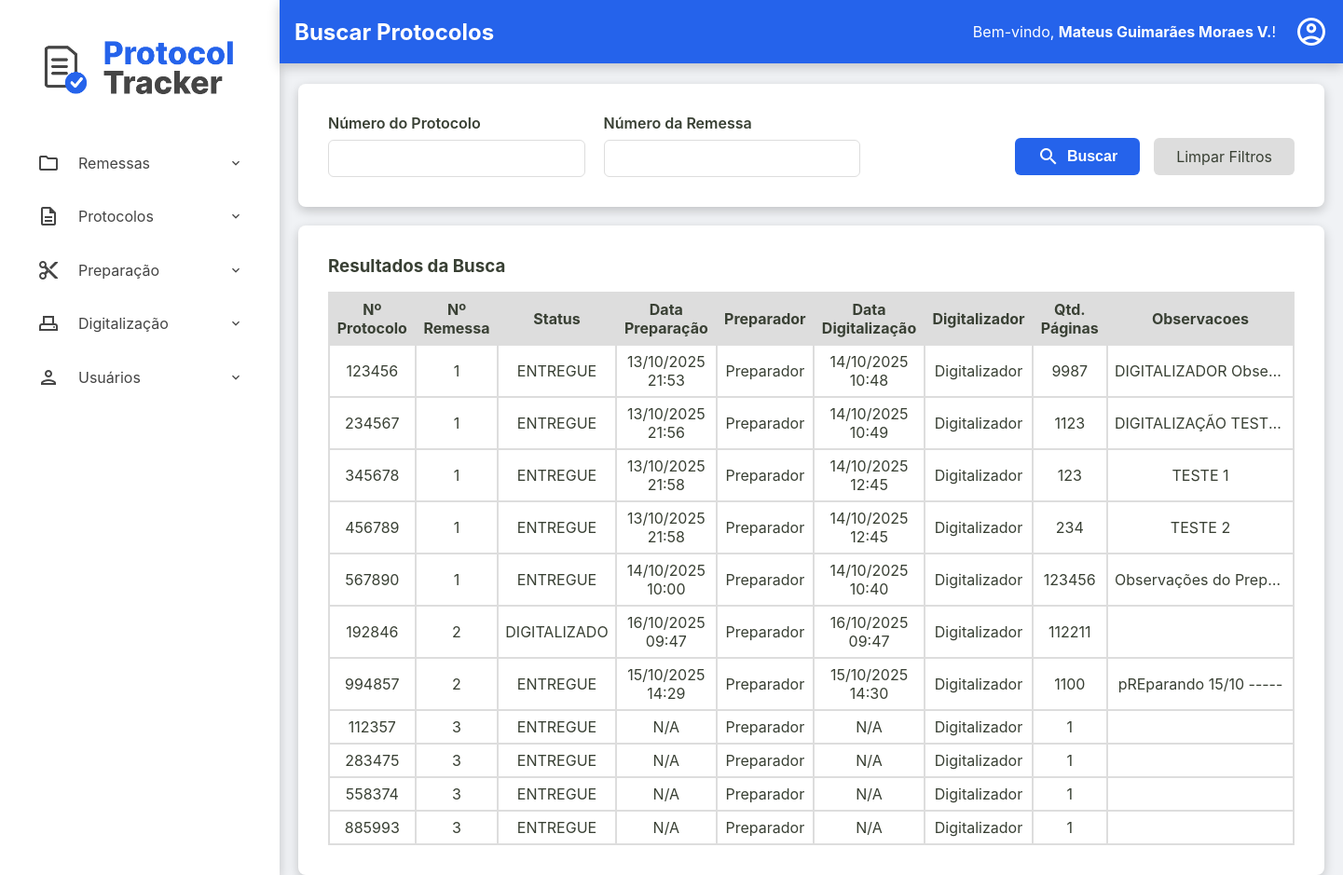
Page /admin/protocolos/buscar-protocolos (signed in) on the earlier database version.
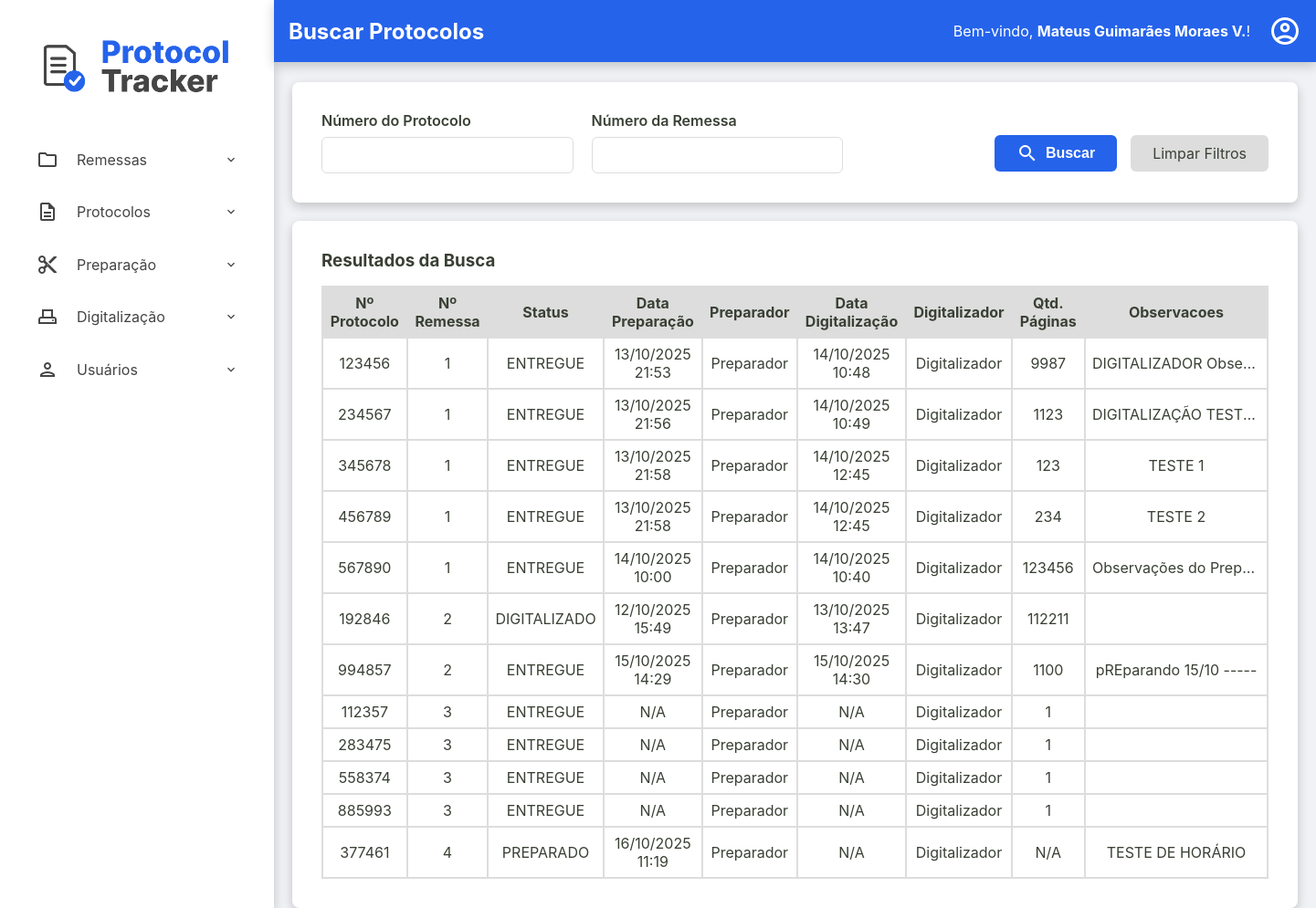
Same page on the later database version.
### tables this page shows
CREATE TABLE usuarios (
    id INTEGER PRIMARY KEY AUTOINCREMENT,
    nome TEXT NOT NULL,
    email TEXT NOT NULL UNIQUE,
    cpf TEXT NOT NULL UNIQUE,
    hash_senha TEXT NOT NULL,
    permissao TEXT NOT NULL,
    data_criacao TEXT NOT NULL DEFAULT CURRENT_TIMESTAMP,
    status INTEGER NOT NULL DEFAULT 1
  );

CREATE TABLE protocolos (
    id TEXT PRIMARY KEY,
    id_remessa TEXT NOT NULL,
    numero_protocolo TEXT NOT NULL UNIQUE,
    data_preparacao TEXT NULL,
    id_preparador INTEGER NULL,
    data_digitalizacao TEXT NULL,
    id_digitalizador INTEGER NULL,
    status TEXT NOT NULL DEFAULT 'RECEBIDO',
    quantidade_paginas INTEGER NULL CHECK (quantidade_paginas >= 0),
    observacoes TEXT NULL,
    FOREIGN KEY (id_remessa) REFERENCES remessas (id),
    FOREIGN KEY (id_preparador) REFERENCES usuarios (id),
    FOREIGN KEY (id_digitalizador) REFERENCES usuarios (id)
  );

CREATE TABLE remessas (
    numero_remessa INTEGER PRIMARY KEY, -- SQLite vai gerenciar o autoincremento aqui
    id TEXT NOT NULL UNIQUE, -- Seu ID de texto continua sendo obrigatório e único
    data_recebimento TEXT NOT NULL,
    data_entrega TEXT NULL,
    status TEXT NOT NULL DEFAULT 'RECEBIDO',
    quantidade_protocolos INTEGER NULL CHECK (quantidade_protocolos >= 0),
    id_administrador INTEGER NOT NULL,
    observacoes TEXT NULL,
    FOREIGN KEY (id_administrador) REFERENCES usuarios (id)
  );

### src/Controller/ProtocoloController.php (called while the page is built, shortened)
<?php
class ProtocoloController
{
    private ?Usuario $usuario_logado = null;
    public function __construct(
        private ProtocoloRepository $protocoloRepository,
        private ProtocoloService $protocoloService,
        private UsuarioRepository $usuarioRepository,
        private RemessaRepository $remessaRepository,
        private DashboardService $dashboardService
    ) {
        $id_usuario = $_SESSION['usuario_logado_id'] ?? null;
        if ($id_usuario) {
            $this->usuario_logado = $this->usuarioRepository->findById($id_usuario);
        }
    }
    public function buscarProtocolos()
    {
        try {
            $titulo_da_pagina = "Buscar Protocolos";
            $usuario_logado = $this->usuario_logado;
            $numero_protocolo = $_GET['numero_protocolo'] ?? null;
            $numero_remessa = $_GET['numero_remessa'] ?? null;
            $listaDePreparadores = $this->usuarioRepository->allByPermissao('preparador');
            $listaDeDigitalizadores = $this->usuarioRepository->allByPermissao('digitalizador');
            $listaProtocolos = $this->protocoloRepository->search($numero_protocolo, $numero_remessa);
            require __DIR__ . '/../../templates/admin/buscar-protocolos.php';
        } catch (Exception $e) {
            $this->home($e->getMessage());
        }
    }
}

### src/Repository/UsuarioRepository.php (called while the page is built, shortened)
<?php
class UsuarioRepository implements UsuarioRepositoryInterface
{
    private PDO $connection;
    public function __construct(PDO $connection)
    {
        $this->connection = $connection;
    }
    public function allByPermissao(string $permissao): array
    {
        $sqlQuery = "SELECT * FROM usuarios WHERE permissao = :permissao";
        $stmt = $this->connection->prepare($sqlQuery);
        $stmt->bindValue(':permissao', $permissao);
        $stmt->execute();
        return $this->hidrataLista($stmt);
    }
    public function findById(int $id): ?Usuario
    {
        $sqlQuery = "SELECT * FROM usuarios WHERE id = :id;";
        $stmt = $this->connection->prepare($sqlQuery);
        $stmt->bindValue(':id', $id);
        $stmt->execute();
        $dadosUsuario = $stmt->fetch();
        return Usuario::fromArray($dadosUsuario);
    }
    private function hidrataLista(PDOStatement $stmt): array
    {
        $listaDeUsuarios = [];
        while($dadosUsuario = $stmt->fetch()){
            $listaDeUsuarios[] = Usuario::fromArray($dadosUsuario);
        }
        return $listaDeUsuarios;
    }
}

### src/Model/Usuario.php (called while the page is built, shortened)
<?php
class Usuario {
    public function getNome(): string { return $this->nome; }
    public static function fromArray(array $array): self
    {
        try {
            $data_criacao = isset($array['data_criacao']) ? new DateTimeImmutable($array['data_criacao']) : null;
        } catch (Exception $e) {
            throw new Exception("Falha ao criar data");
        }
        return new self(
            (int) $array['id'],
            $array['nome'],
            $array['email'],
            $array['cpf'],
            $array['hash_senha'],
            $array['permissao'],
            $data_criacao,
            (bool) $array['status']
        );
    }
}

### src/Controller/Admin/RemessaController.php (called while the page is built, shortened)
<?php
class RemessaController
{
    public function __construct(
        private RemessaRepository $remessaRepository,
        private RemessaService $remessaService,
        private ProtocoloRepository $protocoloRepository,
        private ProtocoloService $protocoloService,
        private UsuarioRepository $usuarioRepository,
        private DashboardService $dashboardService,
        private UsuarioService $usuarioService
    ) {
        $id_usuario = $_SESSION['usuario_logado_id'] ?? null;
        if ($id_usuario) {
            $this->usuario_logado = $this->usuarioRepository->findById($id_usuario);
        }
    }
}

### src/Repository/ProtocoloRepository.php (called while the page is built, shortened)
<?php
class ProtocoloRepository implements ProtocoloRepositoryInterface
{
    private PDO $connection;
    public function __construct(PDO $connection)
    {
        $this->connection = $connection;
    }
    public function search(?string $numero_protocolo = null, ?string $numero_remessa = null): array
    {
        $parametros = [];
        $sqlQuery = "SELECT
        p.numero_protocolo AS numero_protocolo,
        r.numero_remessa AS numero_remessa,
        p.status AS status_protocolo,
        p.data_preparacao AS data_preparacao,
        p.id_preparador AS id_preparador,
        p.data_digitalizacao AS data_digitalizacao,
        p.id_digitalizador AS id_digitalizador,
        p.quantidade_paginas AS quantidade_paginas,
        p.observacoes AS observacoes
        FROM protocolos as p
        JOIN remessas as r
        ON p.id_remessa = r.id";
        $sqlQuery .= ' ORDER BY r.numero_remessa, p.numero_protocolo;';
        $stmt = $this->connection->prepare($sqlQuery);
        $stmt->execute($parametros);
        return $stmt->fetchAll();
    }
}

### templates/admin/buscar-protocolos.php (the view)
<?php require __DIR__ . '/../components/_header.php'; ?>
<div class="container-principal-busca">
    <div class="form-container busca-form-container">
        <form action="/admin/protocolos/buscar-protocolos" method="get" class="busca-form">
            <div class="form-row">
                <div class="form-group">
                    <label for="numero_protocolo">Número do Protocolo</label>
                    <input type="text" id="numero_protocolo" name="numero_protocolo" value="<?= htmlspecialchars($_GET['numero_protocolo'] ?? '') ?>">
                </div>
                <div class="form-group">
                    <label for="numero_remessa">Número da Remessa</label>
                    <input type="text" id="numero_remessa" name="numero_remessa" value="<?= htmlspecialchars($_GET['numero_remessa'] ?? '') ?>">
                </div>
            </div>
            <div class="form-actions">
                <button type="submit" class="btn-buscar">
                    <span class="material-icons-outlined">search</span> Buscar
                </button>
                <a href="/admin/protocolos/buscar-protocolos" class="btn-limpar">Limpar Filtros</a>
            </div>
        </form>
    </div>
    <div class="listagem-container">
        <h3>Resultados da Busca</h3>
        <table class="protocolos-table datatable-js" id="tabela-protocolos">
            <thead>
                <tr>
                    <th>Nº Protocolo</th>
                    <th>Nº Remessa</th>
                    <th>Status</th>
                    <th>Data Preparação</th>
                    <th>Preparador</th>
                    <th>Data Digitalização</th>
                    <th>Digitalizador</th>
                    <th>Qtd. Páginas</th>
                    <th>Observacoes</th>
                </tr>
            </thead>
            <tbody>
                <?php
                    $fusoHorarioLocal = new DateTimeZone('America/Campo_Grande');
                ?>
                <?php foreach ($listaProtocolos as $protocolo): ?>
                    <tr>
                        <td><?= htmlspecialchars($protocolo['numero_protocolo']) ?></td>
                        <td><?= htmlspecialchars($protocolo['numero_remessa']) ?></td>
                        <td><?= htmlspecialchars($protocolo['status_protocolo']) ?></td>
                        <td><?= $protocolo['data_preparacao'] ? (new DateTimeImmutable($protocolo['data_preparacao']))->setTimezone($fusoHorarioLocal)->format('d/m/Y H:i') : 'N/A' ?></td>
                        <td>
                            <?php
                                foreach ($listaDePreparadores as $preparador) {
                                    if($preparador->getId() == $protocolo['id_preparador']){
                                        $nomePreparador = $preparador->getNome();
                                        break;
                                    }
                                }
                                echo htmlspecialchars($nomePreparador ?? 'N/A');
                            ?>
                        </td>
                        <td><?= $protocolo['data_digitalizacao'] ? (new DateTimeImmutable($protocolo['data_digitalizacao']))->setTimezone($fusoHorarioLocal)->format('d/m/Y H:i') : 'N/A' ?></td>
                        <td>
                            <?php
                                foreach ($listaDeDigitalizadores as $digitalizador) {
                                    if($digitalizador->getId() === $protocolo['id_digitalizador']){
                                        $nomeDigitalizador = $digitalizador->getNome();
                                        break;
                                    }
                                }
                                echo htmlspecialchars($nomeDigitalizador ?? 'N/A');
                            ?>
                        </td>
                        <td><?= htmlspecialchars($protocolo['quantidade_paginas'] ?? 'N/A') ?></td>
                        <td class="coluna-observacoes" title="<?= htmlspecialchars($protocolo['observacoes'] ?? '') ?>"><?= htmlspecialchars($protocolo['observacoes']) ?? '' ?></td>
                    </tr>
                <?php endforeach; ?>
            </tbody>
        </table>
    </div>
</div>
<?php require __DIR__ . '/../components/_footer.php'; ?>

### public/index.php (shortened to what this page needs)
<?php
try {
    $connection = ConnectionCreatorSqlite::createConnectionSqlite();
    $protocoloRepository = new ProtocoloRepository($connection);
    $remessaRepository = new RemessaRepository($connection);
    $usuarioRepository = new UsuarioRepository($connection);
    $dashboardService = new DashboardService($protocoloRepository, $remessaRepository);
    $protocoloService = new ProtocoloService($protocoloRepository, $remessaRepository, $usuarioRepository);
    $remessaService = new RemessaService($remessaRepository, $usuarioRepository, $protocoloRepository);
    $usuarioService = new UsuarioService($usuarioRepository);
    $remessaController = new RemessaController($remessaRepository, $remessaService, $protocoloRepository, $protocoloService, $usuarioRepository, $dashboardService, $usuarioService);
    $protocoloController = new ProtocoloController($protocoloRepository, $protocoloService, $usuarioRepository, $remessaRepository, $dashboardService);
    $url = $_SERVER['REQUEST_URI'];
    $url = parse_url($url, PHP_URL_PATH);
    $method = $_SERVER['REQUEST_METHOD'];
    switch ($url) {
        case '/admin/protocolos/buscar-protocolos':
            if($method === 'GET'){
                $protocoloController->buscarProtocolos();
            }
            break;
    }
} catch (Exception $e) {
    http_response_code(500);
    echo "<p>Mensagem do Erro: " . $e->getMessage() . "</p>";
}

### templates/components/_header.php (shortened to what this page needs)
<!DOCTYPE html>
<html lang="pt-br">
<head>
    <link rel="stylesheet" href="/assets/css/style.css">
    <link rel="stylesheet" href="https://cdn.datatables.net/2.0.8/css/dataTables.dataTables.css">
</head>
<body>
    <div class="container-principal">
        <aside class="sidebar">
            <div class="sidebar-logo">
                <a href="/home"><img src="/assets/imgs/ProtocolTrackerLogo.png" alt="Logo Protocol Tracker"></a>
            </div>
            <nav>
                <ul>
                    <?php if ($permissao === 'administrador'): ?>
                        <li class="has-submenu">
                            <a><span class="material-icons-outlined">folder</span> Remessas</a>
                        </li>
                        <li class="has-submenu">
                            <a><span class="material-icons-outlined">description</span> Protocolos</a>
                        </li>
                        <li class="has-submenu">
                            <a><span class="material-icons-outlined">content_cut</span> Preparação</a>
                        </li>
                        <li class="has-submenu">
                            <a><span class="material-icons-outlined">adf_scanner</span> Digitalização</a>
                        </li>
                        <li class="has-submenu">
                            <a><span class="material-icons-outlined">person</span> Usuários</a>
                        </li>
                    <?php endif; ?>
                </ul>
            </nav>
        </aside>
        <div class="div-conteudo-principal">
            <?php require __DIR__ . '/_content-header.php'; ?>
            <main class="conteudo-principal">

### templates/components/_content-header.php (shortened to what this page needs)
<div class="content-header">
    <div class="header-title">
        <h2><?= isset($titulo_da_pagina) ? htmlspecialchars($titulo_da_pagina) : 'Página sem Título' ?></h2>
    </div>
    <div class="logout">
        <?php if (isset($usuario_logado) && $usuario_logado): ?>
            <div class="welcome-message">
                <span>Bem-vindo, <strong><?= htmlspecialchars($usuario_logado->getNome()) ?></strong>!</span>
            </div>
            <div class="dropdown">
                <a href="#" id="user-menu-toggle" class="action-icon" title="Opções do Usuário">
                    <span class="material-icons-outlined">account_circle</span>
                </a>
            </div>
        <?php endif; ?>
    </div>
</div>

### templates/components/_footer.php (shortened to what this page needs)
            </main>
        </div>
    </div>
</body>
</html>

Differences in the rows shown:
changed protocolos "DIGITALIZADO": data_preparacao "16/10/2025 09:47" → "12/10/2025 15:49"; data_digitalizacao "16/10/2025 09:47" → "13/10/2025 13:47"
added protocolos: numero_protocolo "377461", remessas.numero_remessa "4", status "PREPARADO", data_preparacao "16/10/2025 11:19", id_preparador.nome "Preparador", shows "N/A", $nomeDigitalizador "Digitalizador", quantidade_paginas "N/A", observacoes "TESTE DE HORÁRIO"
